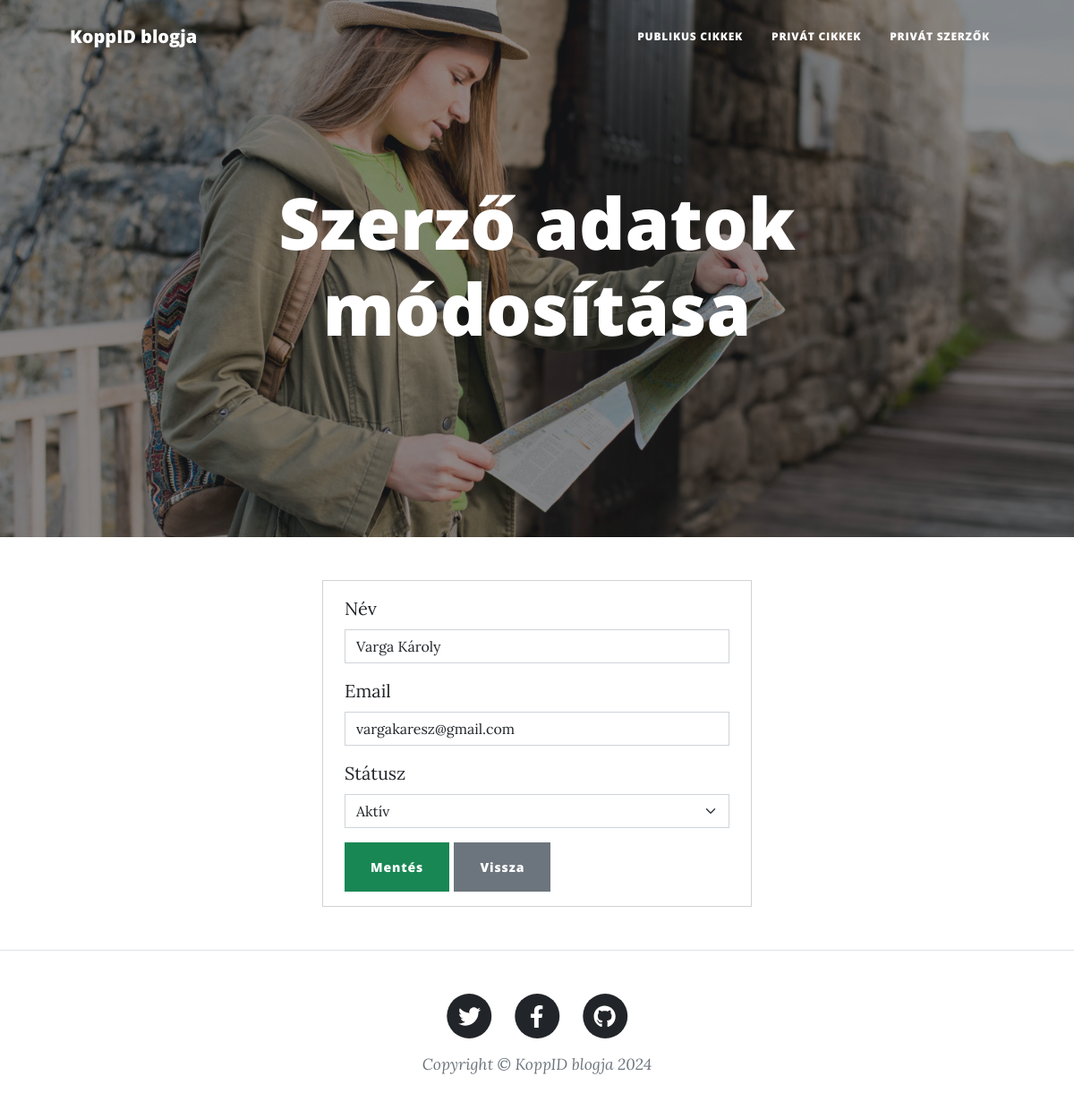
Page /private-edit-author.php?id=1 on the committed database.
### tables this page shows
CREATE TABLE `author` (
  `id` int(11) NOT NULL,
  `name` varchar(255) NOT NULL,
  `status` varchar(255) NOT NULL,
  `email` varchar(100) NOT NULL,
  `password` varchar(255) NOT NULL,
  `created_at` datetime NOT NULL DEFAULT current_timestamp(),
  `updated_at` datetime NOT NULL DEFAULT current_timestamp()
);

### Helpers/functions.php (called while the page is built, shortened)
<?php
if (!function_exists('view')) {
    function view($view, $data = [])
    {
        extract($data);
        include_once BASE_PATH . '/Templates/common/header.view.php';
        include_once BASE_PATH . '/Templates/common/navbar.view.php';
        include_once BASE_PATH . '/Templates/' . $view . '.view.php';
        include_once BASE_PATH . '/Templates/common/footer.view.php';
    }
}

### Controllers/PrivateAuthorController.php (called while the page is built, shortened)
<?php
require_once REPOSITORY_PATH . '/AuthorRepository.php';
class PrivateAuthorController
{
    protected $authorRepository;
    public function __construct()
    {
        $this->authorRepository = new AuthorRepository();
    }
    public function edit()
    {
        if (isset($_SESSION['form'])) {
            $form = $_SESSION['form'];
            unset($_SESSION['form']);
        } else {
            $id = $_GET['id'];
            $author = $this->authorRepository->getAuthorById($id);
            $form = [
                'id' => $author['id'],
                'name' => $author['name'],
                'email' => $author['email'],
                'status' => $author['status']
            ];
        }
        view('private/private-edit-author', ['form' => $form]);
    }
}

### private-edit-author.php (called while the page is built, shortened)
<?php
require_once CONTROLLER_PATH . '/PrivateAuthorController.php';
$controller = new PrivateAuthorController();
$controller->edit();

### Repositories/Repository.php (called while the page is built, shortened)
<?php
class Repository
{
    public function __construct()
    {
        $connString = sprintf('mysql:host=%s;dbname=%s;charset=%s', DB_HOST, DB_DATABASE, DB_CHARSET);
        $this->conn = new \PDO($connString, DB_USER, DB_PASS);
        $this->returnType = \PDO::FETCH_ASSOC;
    }
}

### Repositories/AuthorRepository.php (called while the page is built, shortened)
<?php
require_once REPOSITORY_PATH . '/Repository.php';
class AuthorRepository extends Repository
{
    public function getAuthorById($id)
    {
        $sql = 'SELECT * FROM `author` WHERE `id` = :id';
        $stmt = $this->conn->prepare($sql);
        $stmt->execute(['id' => $id]);
        return $stmt->fetch($this->returnType);
    }
}

### Templates/private/private-edit-author.view.php (the view, shortened to what this page needs)
<header class="masthead" style="background-image: url('./public/assets/img/authors.jpg');">
    <div class="container position-relative px-4 px-lg-5">
        <div class="row gx-4 gx-lg-5 justify-content-center">
            <div class="col-md-10 col-lg-8 col-xl-7">
                <div class="site-heading">
                    <h1>Szerző adatok módosítása</h1>
                </div>
            </div>
        </div>
    </div>
</header>
<main class="m-5 d-flex justify-content-center">
    <div class="card justify-content-center" style="width: 30rem;">
        <form class="px-4 py-3" action='<?= BASE_URL ?>/private-status-author.php' method='post'>
            <div class="mb-3">
                <label for="name" class="form-label">Név</label>
                <input type="text" class="form-control" id="name" name="name" placeholder="Név"
                    value="<?= $form['name'] ?>">
            </div>
            <div class="mb-3">
                <label for="email" class="form-label">Email</label>
                <input type="email" class="form-control" id="email" name="email" value="<?= $form['email'] ?>">
            </div>
            <div class="mb-3">
                <label for="status" class="form-label">Státusz</label>
                <select class="form-select" id="status" name="status">
                    <option value="active" <?= $form['status'] == 'active' ? 'selected' : '' ?>>Aktív</option>
                </select>
            </div>
            <button type="submit" class="btn btn-success">Mentés</button>
            <a href="<?= BASE_URL ?>/private-authors.php" class="btn btn-secondary">Vissza</a>
        </form>
    </div>
</main>

### rows in the picture
author: name "Varga Károly", email "vargakaresz@gmail.com", status "Aktív"
